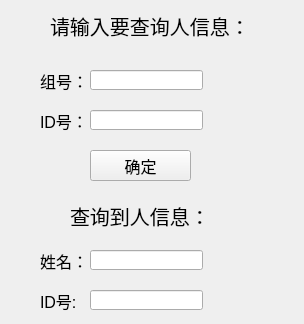
<?xml version="1.0" encoding="UTF-8"?>
<ui version="4.0">
 <class>Form</class>
 <widget class="QWidget" name="Form">
  <property name="geometry">
   <rect>
    <x>0</x>
    <y>0</y>
    <width>304</width>
    <height>324</height>
   </rect>
  </property>
  <property name="windowTitle">
   <string>Form</string>
  </property>
  <widget class="QLabel" name="label">
   <property name="geometry">
    <rect>
     <x>50</x>
     <y>10</y>
     <width>241</width>
     <height>31</height>
    </rect>
   </property>
   <property name="font">
    <font>
     <pointsize>15</pointsize>
    </font>
   </property>
   <property name="text">
    <string>请输入要查询人信息：</string>
   </property>
  </widget>
  <widget class="QLabel" name="label_2">
   <property name="geometry">
    <rect>
     <x>40</x>
     <y>70</y>
     <width>51</width>
     <height>21</height>
    </rect>
   </property>
   <property name="font">
    <font>
     <pointsize>12</pointsize>
    </font>
   </property>
   <property name="text">
    <string>组号：</string>
   </property>
  </widget>
  <widget class="QLabel" name="label_3">
   <property name="geometry">
    <rect>
     <x>40</x>
     <y>110</y>
     <width>51</width>
     <height>21</height>
    </rect>
   </property>
   <property name="font">
    <font>
     <pointsize>12</pointsize>
    </font>
   </property>
   <property name="text">
    <string>ID号：</string>
   </property>
  </widget>
  <widget class="QLineEdit" name="lineEdit">
   <property name="geometry">
    <rect>
     <x>90</x>
     <y>70</y>
     <width>113</width>
     <height>20</height>
    </rect>
   </property>
  </widget>
  <widget class="QLineEdit" name="lineEdit_2">
   <property name="geometry">
    <rect>
     <x>90</x>
     <y>110</y>
     <width>113</width>
     <height>20</height>
    </rect>
   </property>
  </widget>
  <widget class="QPushButton" name="pushButton">
   <property name="geometry">
    <rect>
     <x>90</x>
     <y>150</y>
     <width>101</width>
     <height>31</height>
    </rect>
   </property>
   <property name="font">
    <font>
     <pointsize>12</pointsize>
    </font>
   </property>
   <property name="text">
    <string>确定</string>
   </property>
  </widget>
  <widget class="QLabel" name="label_4">
   <property name="geometry">
    <rect>
     <x>70</x>
     <y>200</y>
     <width>161</width>
     <height>31</height>
    </rect>
   </property>
   <property name="font">
    <font>
     <pointsize>15</pointsize>
    </font>
   </property>
   <property name="text">
    <string>查询到人信息：</string>
   </property>
  </widget>
  <widget class="QLabel" name="label_5">
   <property name="geometry">
    <rect>
     <x>40</x>
     <y>250</y>
     <width>51</width>
     <height>21</height>
    </rect>
   </property>
   <property name="font">
    <font>
     <pointsize>12</pointsize>
    </font>
   </property>
   <property name="text">
    <string>姓名：</string>
   </property>
  </widget>
  <widget class="QLabel" name="label_6">
   <property name="geometry">
    <rect>
     <x>40</x>
     <y>290</y>
     <width>41</width>
     <height>21</height>
    </rect>
   </property>
   <property name="font">
    <font>
     <pointsize>12</pointsize>
    </font>
   </property>
   <property name="text">
    <string>ID号:</string>
   </property>
  </widget>
  <widget class="QLineEdit" name="lineEdit_3">
   <property name="geometry">
    <rect>
     <x>90</x>
     <y>250</y>
     <width>113</width>
     <height>20</height>
    </rect>
   </property>
  </widget>
  <widget class="QLineEdit" name="lineEdit_4">
   <property name="geometry">
    <rect>
     <x>90</x>
     <y>290</y>
     <width>113</width>
     <height>20</height>
    </rect>
   </property>
  </widget>
 </widget>
 <resources/>
 <connections/>
</ui>
